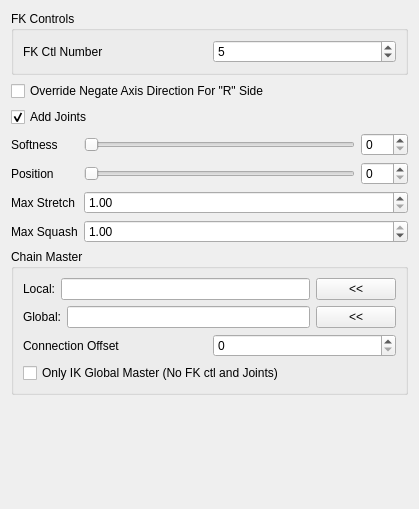
<?xml version="1.0" encoding="UTF-8"?>
<ui version="4.0">
 <class>Form</class>
 <widget class="QWidget" name="Form">
  <property name="geometry">
   <rect>
    <x>0</x>
    <y>0</y>
    <width>419</width>
    <height>509</height>
   </rect>
  </property>
  <property name="windowTitle">
   <string>Form</string>
  </property>
  <layout class="QVBoxLayout" name="verticalLayout">
   <item>
    <widget class="QGroupBox" name="groupBox_3">
     <property name="title">
      <string>FK Controls</string>
     </property>
     <layout class="QGridLayout" name="gridLayout_4">
      <item row="0" column="0">
       <layout class="QHBoxLayout" name="horizontalLayout_2">
        <item>
         <widget class="QLabel" name="fkNb_label">
          <property name="text">
           <string>FK Ctl Number</string>
          </property>
         </widget>
        </item>
        <item>
         <widget class="QSpinBox" name="fkNb_spinBox">
          <property name="minimum">
           <number>1</number>
          </property>
          <property name="maximum">
           <number>999</number>
          </property>
          <property name="value">
           <number>5</number>
          </property>
         </widget>
        </item>
       </layout>
      </item>
     </layout>
    </widget>
   </item>
   <item>
    <widget class="QCheckBox" name="overrideNegate_checkBox">
     <property name="text">
      <string notr="true">Override Negate Axis Direction For &quot;R&quot; Side</string>
     </property>
    </widget>
   </item>
   <item>
    <widget class="QCheckBox" name="addJoints_checkBox">
     <property name="text">
      <string notr="true">Add Joints</string>
     </property>
     <property name="checked">
      <bool>true</bool>
     </property>
    </widget>
   </item>
   <item>
    <layout class="QFormLayout" name="formLayout">
     <property name="fieldGrowthPolicy">
      <enum>QFormLayout::AllNonFixedFieldsGrow</enum>
     </property>
     <item row="0" column="0">
      <widget class="QLabel" name="softness_label">
       <property name="text">
        <string>Softness</string>
       </property>
      </widget>
     </item>
     <item row="0" column="1">
      <layout class="QHBoxLayout" name="horizontalLayout_3">
       <item>
        <widget class="QSlider" name="softness_slider">
         <property name="minimumSize">
          <size>
           <width>0</width>
           <height>15</height>
          </size>
         </property>
         <property name="maximum">
          <number>100</number>
         </property>
         <property name="orientation">
          <enum>Qt::Horizontal</enum>
         </property>
        </widget>
       </item>
       <item>
        <widget class="QSpinBox" name="softness_spinBox">
         <property name="maximum">
          <number>100</number>
         </property>
        </widget>
       </item>
      </layout>
     </item>
     <item row="1" column="0">
      <widget class="QLabel" name="softness_label_2">
       <property name="text">
        <string>Position</string>
       </property>
      </widget>
     </item>
     <item row="1" column="1">
      <layout class="QHBoxLayout" name="horizontalLayout_4">
       <item>
        <widget class="QSlider" name="position_slider">
         <property name="minimumSize">
          <size>
           <width>0</width>
           <height>15</height>
          </size>
         </property>
         <property name="maximum">
          <number>100</number>
         </property>
         <property name="orientation">
          <enum>Qt::Horizontal</enum>
         </property>
        </widget>
       </item>
       <item>
        <widget class="QSpinBox" name="position_spinBox">
         <property name="maximum">
          <number>100</number>
         </property>
        </widget>
       </item>
      </layout>
     </item>
     <item row="2" column="0">
      <widget class="QLabel" name="maxStretch_label">
       <property name="sizePolicy">
        <sizepolicy hsizetype="MinimumExpanding" vsizetype="MinimumExpanding">
         <horstretch>0</horstretch>
         <verstretch>0</verstretch>
        </sizepolicy>
       </property>
       <property name="text">
        <string>Max Stretch</string>
       </property>
      </widget>
     </item>
     <item row="2" column="1">
      <widget class="QDoubleSpinBox" name="maxStretch_spinBox">
       <property name="sizePolicy">
        <sizepolicy hsizetype="MinimumExpanding" vsizetype="Fixed">
         <horstretch>0</horstretch>
         <verstretch>0</verstretch>
        </sizepolicy>
       </property>
       <property name="minimum">
        <double>1.000000000000000</double>
       </property>
       <property name="singleStep">
        <double>0.100000000000000</double>
       </property>
       <property name="value">
        <double>1.000000000000000</double>
       </property>
      </widget>
     </item>
     <item row="3" column="0">
      <widget class="QLabel" name="maxSquash_label">
       <property name="sizePolicy">
        <sizepolicy hsizetype="MinimumExpanding" vsizetype="MinimumExpanding">
         <horstretch>0</horstretch>
         <verstretch>0</verstretch>
        </sizepolicy>
       </property>
       <property name="text">
        <string>Max Squash</string>
       </property>
      </widget>
     </item>
     <item row="3" column="1">
      <widget class="QDoubleSpinBox" name="maxSquash_spinBox">
       <property name="sizePolicy">
        <sizepolicy hsizetype="MinimumExpanding" vsizetype="Fixed">
         <horstretch>0</horstretch>
         <verstretch>0</verstretch>
        </sizepolicy>
       </property>
       <property name="minimum">
        <double>0.100000000000000</double>
       </property>
       <property name="maximum">
        <double>1.000000000000000</double>
       </property>
       <property name="singleStep">
        <double>0.100000000000000</double>
       </property>
       <property name="value">
        <double>1.000000000000000</double>
       </property>
      </widget>
     </item>
    </layout>
   </item>
   <item>
    <widget class="QGroupBox" name="groupBox_4">
     <property name="sizePolicy">
      <sizepolicy hsizetype="Minimum" vsizetype="Minimum">
       <horstretch>0</horstretch>
       <verstretch>0</verstretch>
      </sizepolicy>
     </property>
     <property name="title">
      <string>Chain Master</string>
     </property>
     <layout class="QGridLayout" name="gridLayout_5">
      <item row="0" column="0">
       <layout class="QHBoxLayout" name="horizontalLayout_5">
        <item>
         <widget class="QLabel" name="label">
          <property name="text">
           <string>Local:</string>
          </property>
         </widget>
        </item>
        <item>
         <widget class="QLineEdit" name="masterLocal_lineEdit"/>
        </item>
        <item>
         <widget class="QPushButton" name="masterLocal_pushButton">
          <property name="text">
           <string>&lt;&lt;</string>
          </property>
         </widget>
        </item>
       </layout>
      </item>
      <item row="1" column="0">
       <layout class="QHBoxLayout" name="horizontalLayout_6">
        <item>
         <widget class="QLabel" name="label_3">
          <property name="text">
           <string>Global:</string>
          </property>
         </widget>
        </item>
        <item>
         <widget class="QLineEdit" name="masterGlobal_lineEdit">
          <property name="toolTip">
           <string>&lt;html&gt;&lt;head/&gt;&lt;body&gt;&lt;p&gt;Global Master only connects to the IK controls&lt;/p&gt;&lt;/body&gt;&lt;/html&gt;</string>
          </property>
         </widget>
        </item>
        <item>
         <widget class="QPushButton" name="masterGlobal_pushButton">
          <property name="text">
           <string>&lt;&lt;</string>
          </property>
         </widget>
        </item>
       </layout>
      </item>
      <item row="2" column="0">
       <layout class="QHBoxLayout" name="horizontalLayout_7">
        <item>
         <widget class="QLabel" name="jntNb_label_3">
          <property name="text">
           <string>Connection Offset</string>
          </property>
         </widget>
        </item>
        <item>
         <widget class="QSpinBox" name="cnxOffset_spinBox">
          <property name="toolTip">
           <string>&lt;html&gt;&lt;head/&gt;&lt;body&gt;&lt;p&gt;Index value to offset the connection between the Master chains and the slave chain. For example if the slave chain need to start the rotation from the second segment of the master chain, the offset will be 1.&lt;/p&gt;&lt;p&gt;&lt;span style=&quot; font-weight:600;&quot;&gt;WARNING&lt;/span&gt;: If  connection is out of index, will fallback to connect to the latest section in the master&lt;/p&gt;&lt;/body&gt;&lt;/html&gt;</string>
          </property>
          <property name="minimum">
           <number>0</number>
          </property>
          <property name="maximum">
           <number>9999</number>
          </property>
          <property name="value">
           <number>0</number>
          </property>
         </widget>
        </item>
       </layout>
      </item>
      <item row="3" column="0">
       <widget class="QCheckBox" name="isGlobalMaster_checkBox">
        <property name="toolTip">
         <string>&lt;html&gt;&lt;head/&gt;&lt;body&gt;&lt;p&gt;If the component is going to be only a Global Master the FK controls are not need. Also ensure that the Joints are not created (Override Add Joints option)&lt;/p&gt;&lt;/body&gt;&lt;/html&gt;</string>
        </property>
        <property name="text">
         <string notr="true">Only IK Global Master (No FK ctl and Joints)</string>
        </property>
        <property name="checked">
         <bool>false</bool>
        </property>
       </widget>
      </item>
     </layout>
    </widget>
   </item>
   <item>
    <spacer name="verticalSpacer">
     <property name="orientation">
      <enum>Qt::Vertical</enum>
     </property>
     <property name="sizeHint" stdset="0">
      <size>
       <width>20</width>
       <height>40</height>
      </size>
     </property>
    </spacer>
   </item>
  </layout>
 </widget>
 <resources/>
 <connections/>
</ui>
